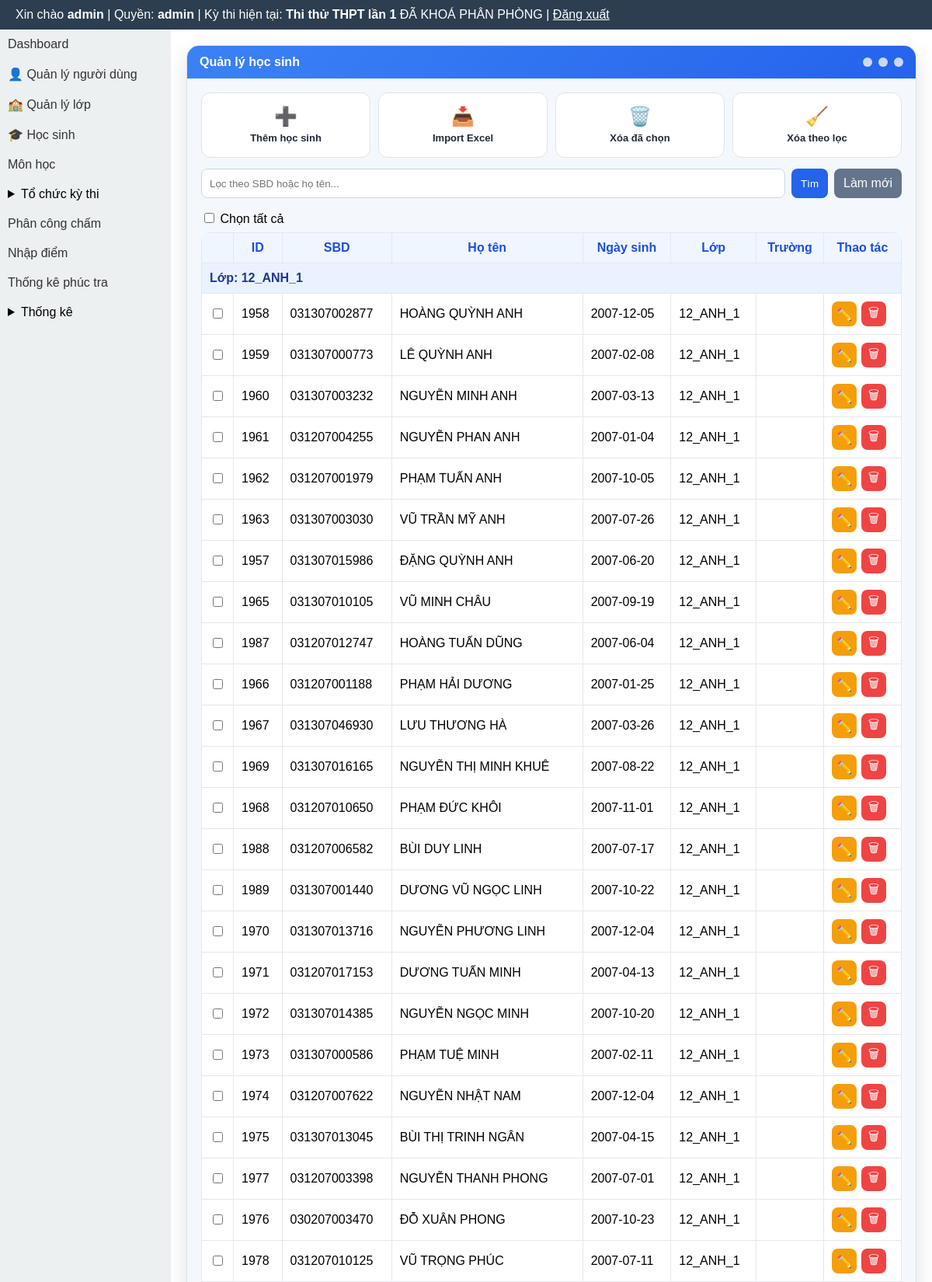
/modules/students/index.php (signed in, upper part), run on the app's committed database.
### tables this page shows
CREATE TABLE exams (
  id INTEGER PRIMARY KEY AUTOINCREMENT,
  ten_ky_thi TEXT,
  nam INTEGER,
  ngay_thi TEXT
, is_default INTEGER DEFAULT 0, deleted_at TEXT, distribution_locked INTEGER DEFAULT 0, rooms_locked INTEGER DEFAULT 0, exam_locked INTEGER DEFAULT 0, scoring_closed INTEGER DEFAULT 0, exam_mode INTEGER DEFAULT 1, is_locked INTEGER DEFAULT 0, is_score_entry_locked INTEGER DEFAULT 0, is_score_published INTEGER DEFAULT 0, is_recheck_open INTEGER DEFAULT 0);

CREATE TABLE students (
  id INTEGER PRIMARY KEY AUTOINCREMENT,
  sbd TEXT UNIQUE,
  hoten TEXT,
  ngaysinh TEXT,
  lop TEXT,
  truong TEXT
);

### layout/header.php (called while the page is built, shortened)
<?php
require_once BASE_PATH . '/templates/header.php';

### core/auth.php (called while the page is built, shortened)
<?php
function normalize_role(?string $role): string {
    $normalized = strtolower(trim((string) $role));
    return match ($normalized) {
        'score_entry', 'score-input', 'score_input', 'nhapdiem', 'nhap_diem' => 'scorer',
        'exam_manager', 'quanlythi', 'exam-manager' => 'organizer',
        default => $normalized,
    };
}
function current_user_role(): string {
    $sessionRole = $_SESSION['role'] ?? null;
    if (is_string($sessionRole) && trim($sessionRole) !== '') {
        return normalize_role($sessionRole);
    }
    $userRole = $_SESSION['user']['role'] ?? null;
    return normalize_role(is_string($userRole) ? $userRole : '');
}

### modules/exams/exam_context_helper.php (called while the page is built, shortened)
<?php
function ensureExamLockColumns(PDO $pdo): void
{
    $cols = array_column($pdo->query('PRAGMA table_info(exams)')->fetchAll(PDO::FETCH_ASSOC), 'name');
}
function getCurrentExam(): ?array
{
    global $pdo;
    $cols = array_column($pdo->query('PRAGMA table_info(exams)')->fetchAll(PDO::FETCH_ASSOC), 'name');
    $hasDeletedAt = in_array('deleted_at', $cols, true);
    $activeWhere = $hasDeletedAt ? '(deleted_at IS NULL OR trim(deleted_at) = "")' : '1=1';
    $defaultStmt = $pdo->query('SELECT * FROM exams WHERE ' . $activeWhere . ' AND is_default = 1 ORDER BY id DESC LIMIT 1');
    $defaultExam = $defaultStmt ? $defaultStmt->fetch(PDO::FETCH_ASSOC) : false;
    if (is_array($defaultExam)) {
        return $defaultExam;
    }
}
function getCurrentExamInfo(): ?array
{
    $exam = getCurrentExam();
    global $pdo;
    ensureExamLockColumns($pdo);
    return [
        'id' => (int) ($exam['id'] ?? 0),
        'ten_ky_thi' => (string) ($exam['ten_ky_thi'] ?? ''),
        'distribution_locked' => (int) ($exam['distribution_locked'] ?? 0),
        'rooms_locked' => (int) ($exam['rooms_locked'] ?? 0),
        'exam_locked' => (int) ($exam['exam_locked'] ?? 0),
    ];
}

### modules/students/index.php (the view, shortened to what this page needs)
<?php
require_once BASE_PATH . '/core/auth.php';
require_once BASE_PATH . '/core/db.php';
$keyword = trim($_GET['q'] ?? '');
$sql = 'SELECT id, sbd, hoten, ngaysinh, lop, truong FROM students';
$params = [];
$stmt = $pdo->prepare($sql);
$stmt->execute($params);
$students = $stmt->fetchAll(PDO::FETCH_ASSOC);
$getStudentNameKey = static function(string $fullName): string {
    $name = trim(preg_replace('/\s+/', ' ', $fullName) ?? '');
    if ($name == '') {
        return '';
    }
    $parts = explode(' ', $name);
    return mb_strtolower((string) end($parts), 'UTF-8');
};
usort($students, static function(array $a, array $b) use ($getStudentNameKey): int {
    $classCmp = strcmp(trim((string) ($a['lop'] ?? '')), trim((string) ($b['lop'] ?? '')));
    if ($classCmp !== 0) {
        return $classCmp;
    }
    $nameKeyCmp = strcmp(
        $getStudentNameKey((string) ($a['hoten'] ?? '')),
        $getStudentNameKey((string) ($b['hoten'] ?? ''))
    );
    if ($nameKeyCmp !== 0) {
        return $nameKeyCmp;
    }
    return strcmp((string) ($a['hoten'] ?? ''), (string) ($b['hoten'] ?? ''));
});
$perPage = 50;
$page = max(1, (int) ($_GET['page'] ?? 1));
$offset = ($page - 1) * $perPage;
$students = array_slice($students, $offset, $perPage);
$groupedStudents = [];
foreach ($students as $st) {
    $className = trim((string) ($st['lop'] ?? ''));
    if (!isset($groupedStudents[$className])) {
        $groupedStudents[$className] = [];
    }
    $groupedStudents[$className][] = $st;
}
require_once BASE_PATH . '/layout/header.php';
?>
<div class="students-layout">
    <?php require_once BASE_PATH . '/layout/sidebar.php'; ?>
    <div class="students-main">
        <div class="students-window">
            <div class="window-titlebar">
                <strong>Quản lý học sinh</strong>
                <div class="window-controls">
                    <span class="window-dot"></span><span class="window-dot"></span><span class="window-dot"></span>
                </div>
            </div>
            <div class="window-body">
                <div class="tool-grid">
                    <a class="tool-icon" href="<?= BASE_URL ?>/modules/students/create.php" title="Thêm học sinh">
                        <span class="icon">➕</span>
                        <span class="label">Thêm học sinh</span>
                    </a>
                    <a class="tool-icon" href="<?= BASE_URL ?>/modules/students/import.php" title="Import Excel">
                        <span class="icon">📥</span>
                        <span class="label">Import Excel</span>
                    </a>
                    <button type="submit" form="bulkForm" name="action" value="bulk_delete_selected" class="tool-icon" style="cursor:pointer;" onclick="return confirm('Bạn có chắc muốn xóa các học sinh đã chọn?');" title="Xóa đã chọn">
                        <span class="icon">🗑️</span>
                        <span class="label">Xóa đã chọn</span>
                    </button>
                    <form method="post" onsubmit="return confirm('Bạn có chắc muốn xóa toàn bộ học sinh theo điều kiện lọc hiện tại?');" style="margin:0;">
                        <button type="submit" class="tool-icon" style="width:100%;cursor:pointer;" title="Xóa theo lọc">
                            <span class="icon">🧹</span>
                            <span class="label">Xóa theo lọc</span>
                        </button>
                    </form>
                </div>
                <form method="get" class="search-row">
                    <input type="text" name="q" value="<?= htmlspecialchars($keyword, ENT_QUOTES, 'UTF-8') ?>" placeholder="Lọc theo SBD hoặc họ tên...">
                    <button type="submit">Tìm</button>
                    <a href="<?= BASE_URL ?>/modules/students/index.php">Làm mới</a>
                </form>
                <form method="post" id="bulkForm">
                    <div style="margin-bottom:8px;">
                        <label><input type="checkbox" id="checkAll"> Chọn tất cả</label>
                    </div>
                    <table class="students-table">
                        <thead>
                            <tr>
                                <th style="width:40px; text-align:center;"></th>
                                <th>ID</th>
                                <th>SBD</th>
                                <th>Họ tên</th>
                                <th>Ngày sinh</th>
                                <th>Lớp</th>
                                <th>Trường</th>
                                <th style="width:100px;">Thao tác</th>
                            </tr>
                        </thead>
                        <tbody>
                            <?php if (empty($students)): ?>
                                <tr>
                                    <td colspan="8" style="text-align:center;">Không có dữ liệu học sinh.</td>
                                </tr>
                            <?php else: ?>
                                <?php foreach ($groupedStudents as $className => $classStudents): ?>
                                    <tr>
                                        <td colspan="8" style="background:#eaf2ff;font-weight:700;color:#1e3a8a;">Lớp: <?= htmlspecialchars($className, ENT_QUOTES, 'UTF-8') ?></td>
                                    </tr>
                                    <?php foreach ($classStudents as $student): ?>
                                        <tr>
                                            <td style="text-align:center;">
                                                <input type="checkbox" class="student-check" name="student_ids[]" value="<?= (int) $student['id'] ?>">
                                            </td>
                                            <td><?= (int) $student['id'] ?></td>
                                            <td><?= htmlspecialchars($student['sbd'], ENT_QUOTES, 'UTF-8') ?></td>
                                            <td><?= htmlspecialchars($student['hoten'], ENT_QUOTES, 'UTF-8') ?></td>
                                            <td><?= htmlspecialchars($student['ngaysinh'], ENT_QUOTES, 'UTF-8') ?></td>
                                            <td><?= htmlspecialchars($student['lop'], ENT_QUOTES, 'UTF-8') ?></td>
                                            <td><?= htmlspecialchars($student['truong'], ENT_QUOTES, 'UTF-8') ?></td>
                                            <td>
                                                <span class="table-action">
                                                    <a class="btn-icon btn-edit" href="<?= BASE_URL ?>/modules/students/edit.php?id=<?= (int) $student['id'] ?>" title="Sửa">✏️</a>
                                                    <a class="btn-icon btn-delete" href="<?= BASE_URL ?>/modules/students/delete.php?id=<?= (int) $student['id'] ?>" title="Xóa">🗑</a>
                                                </span>
                                            </td>
                                        </tr>
                                    <?php endforeach; ?>
                                <?php endforeach; ?>
                            <?php endif; ?>
                        </tbody>
                    </table>
                </form>
            </div>
        </div>
    </div>
</div>
<?php require_once BASE_PATH . '/layout/footer.php'; ?>

### templates/header.php (shortened to what this page needs)
<?php
require_once BASE_PATH . '/core/auth.php';
$currentExamInfo = null;
$role = function_exists('current_user_role') ? current_user_role() : strtolower(trim((string) ($_SESSION['role'] ?? $_SESSION['user']['role'] ?? '')));
if (in_array($role, ['admin', 'organizer'], true)) {
    require_once BASE_PATH . '/core/db.php';
    require_once BASE_PATH . '/modules/exams/exam_context_helper.php';
    $currentExamInfo = getCurrentExamInfo();
}
$role = $role ?? (function_exists('current_user_role') ? current_user_role() : '');
$currentExamInfo = $currentExamInfo ?? null;
?>
<!DOCTYPE html>
<html lang="vi">
<head>
</head>
<body>
<div class="header">
    Xin chào <b><?= $_SESSION['user']['username'] ?></b>
    | Quyền: <b><?= htmlspecialchars((string) $role, ENT_QUOTES, 'UTF-8') ?></b>
    <?php if ($currentExamInfo !== null): ?>
        | Kỳ thi hiện tại: <b><?= htmlspecialchars((string) $currentExamInfo['ten_ky_thi'], ENT_QUOTES, 'UTF-8') ?></b>
        <?php if (($currentExamInfo['distribution_locked'] ?? 0) === 1 || ($currentExamInfo['rooms_locked'] ?? 0) === 1): ?>
            <span class="badge bg-danger">ĐÃ KHOÁ PHÂN PHÒNG</span>
        <?php endif; ?>
    <?php endif; ?>
    | <a href="<?= BASE_URL ?>/logout.php" style="color:#fff">Đăng xuất</a>
</div>

### templates/header.php (style rules this page uses)
* { box-sizing: border-box; }
body { margin:0; font-family: Arial; }
.header { background:#2c3e50; color:#fff; padding:10px 20px; }

### modules/students/index.php (style rules this page uses)
.students-layout { display: flex; align-items: stretch; width: 100%; min-height: calc(100vh - 44px); }
.students-main { flex: 1 1 auto; min-width: 0; padding: 20px; }
.students-window { background: #ffffff; border-radius: 16px; box-shadow: 0 12px 28px rgba(44, 62, 80, 0.15); border: 1px solid #dbe3ec; overflow: hidden; }
.window-titlebar { background: linear-gradient(135deg, #3b82f6, #2563eb); color: #fff; padding: 12px 16px; display: flex; justify-content: space-between; align-items: center; }
.window-controls { display: flex; gap: 8px; }
.window-dot { width: 12px; height: 12px; border-radius: 999px; display: inline-block; background: rgba(255,255,255,0.75); }
.window-body { padding: 18px; background: #f4f8fc; }
.tool-grid { display: grid; grid-template-columns: repeat(auto-fit, minmax(110px, 1fr)); gap: 10px; margin-bottom: 14px; }
.tool-icon { background: #fff; border: 1px solid #dbe3ec; border-radius: 12px; padding: 10px; text-decoration: none; color: #1f2937; display: flex; flex-direction: column; align-items: center; justify-content: center; min-height: 84px; }
.tool-icon .icon { font-size: 24px; line-height: 1; margin-bottom: 8px; }
.tool-icon .label { font-size: 13px; font-weight: 600; text-align: center; }
.students-table { width: 100%; border-collapse: collapse; background: #fff; border-radius: 10px; overflow: hidden; }
.students-table th, .students-table td { border: 1px solid #e5e7eb; padding: 10px; vertical-align: middle; }
.students-table th { background: #eff6ff; color: #1d4ed8; }
.table-action { display: inline-flex; gap: 6px; }
.btn-icon { display: inline-flex; width: 32px; height: 32px; align-items: center; justify-content: center; border-radius: 8px; color: #fff; text-decoration: none; border: none; cursor: pointer; }
.btn-edit { background: #f59e0b; }
.btn-delete { background: #ef4444; }
.search-row { display:flex; gap:8px; margin: 10px 0 16px; }
.search-row input[type='text'] { flex: 1; padding: 10px; border: 1px solid #cbd5e1; border-radius: 8px; }
.search-row button, .search-row a { padding: 10px 12px; border: none; border-radius: 8px; text-decoration: none; color: #fff; background: #2563eb; }
.search-row a { background: #64748b; }

### data on the page
exams: ten_ky_thi "Thi thử THPT lần 1"
students: id "1958", sbd "031307002877", hoten "HOÀNG QUỲNH ANH", ngaysinh "2007-12-05", lop "12_ANH_1"
students: id "1959", sbd "031307000773", hoten "LÊ QUỲNH ANH", ngaysinh "2007-02-08", lop "12_ANH_1"
students: id "1960", sbd "031307003232", hoten "NGUYỄN MINH ANH", ngaysinh "2007-03-13", lop "12_ANH_1"
students: id "1961", sbd "031207004255", hoten "NGUYỄN PHAN ANH", ngaysinh "2007-01-04", lop "12_ANH_1"
students: id "1962", sbd "031207001979", hoten "PHẠM TUẤN ANH", ngaysinh "2007-10-05", lop "12_ANH_1"
students: id "1963", sbd "031307003030", hoten "VŨ TRẦN MỸ ANH", ngaysinh "2007-07-26", lop "12_ANH_1"
students: id "1957", sbd "031307015986", hoten "ĐẶNG QUỲNH ANH", ngaysinh "2007-06-20", lop "12_ANH_1"
students: id "1965", sbd "031307010105", hoten "VŨ MINH CHÂU", ngaysinh "2007-09-19", lop "12_ANH_1"
students: id "1987", sbd "031207012747", hoten "HOÀNG TUẤN DŨNG", ngaysinh "2007-06-04", lop "12_ANH_1"
students: id "1966", sbd "031207001188", hoten "PHẠM HẢI DƯƠNG", ngaysinh "2007-01-25", lop "12_ANH_1"
students: id "1967", sbd "031307046930", hoten "LƯU THƯƠNG HÀ", ngaysinh "2007-03-26", lop "12_ANH_1"
students: id "1969", sbd "031307016165", hoten "NGUYỄN THỊ MINH KHUÊ", ngaysinh "2007-08-22", lop "12_ANH_1"
students: id "1968", sbd "031207010650", hoten "PHẠM ĐỨC KHÔI", ngaysinh "2007-11-01", lop "12_ANH_1"
students: id "1988", sbd "031207006582", hoten "BÙI DUY LINH", ngaysinh "2007-07-17", lop "12_ANH_1"
students: id "1989", sbd "031307001440", hoten "DƯƠNG VŨ NGỌC LINH", ngaysinh "2007-10-22", lop "12_ANH_1"
students: id "1970", sbd "031307013716", hoten "NGUYỄN PHƯƠNG LINH", ngaysinh "2007-12-04", lop "12_ANH_1"
students: id "1971", sbd "031207017153", hoten "DƯƠNG TUẤN MINH", ngaysinh "2007-04-13", lop "12_ANH_1"
students: id "1972", sbd "031307014385", hoten "NGUYỄN NGỌC MINH", ngaysinh "2007-10-20", lop "12_ANH_1"
students: id "1973", sbd "031307000586", hoten "PHẠM TUỆ MINH", ngaysinh "2007-02-11", lop "12_ANH_1"
students: id "1974", sbd "031207007622", hoten "NGUYỄN NHẬT NAM", ngaysinh "2007-12-04", lop "12_ANH_1"
students: id "1975", sbd "031307013045", hoten "BÙI THỊ TRINH NGÂN", ngaysinh "2007-04-15", lop "12_ANH_1"
students: id "1977", sbd "031207003398", hoten "NGUYỄN THANH PHONG", ngaysinh "2007-07-01", lop "12_ANH_1"
students: id "1976", sbd "030207003470", hoten "ĐỖ XUÂN PHONG", ngaysinh "2007-10-23", lop "12_ANH_1"
students: id "1978", sbd "031207010125", hoten "VŨ TRỌNG PHÚC", ngaysinh "2007-07-11", lop "12_ANH_1"

### other printed values
$_SESSION['user']['username'] "admin"
$role "admin"
$className "12_ANH_1"
